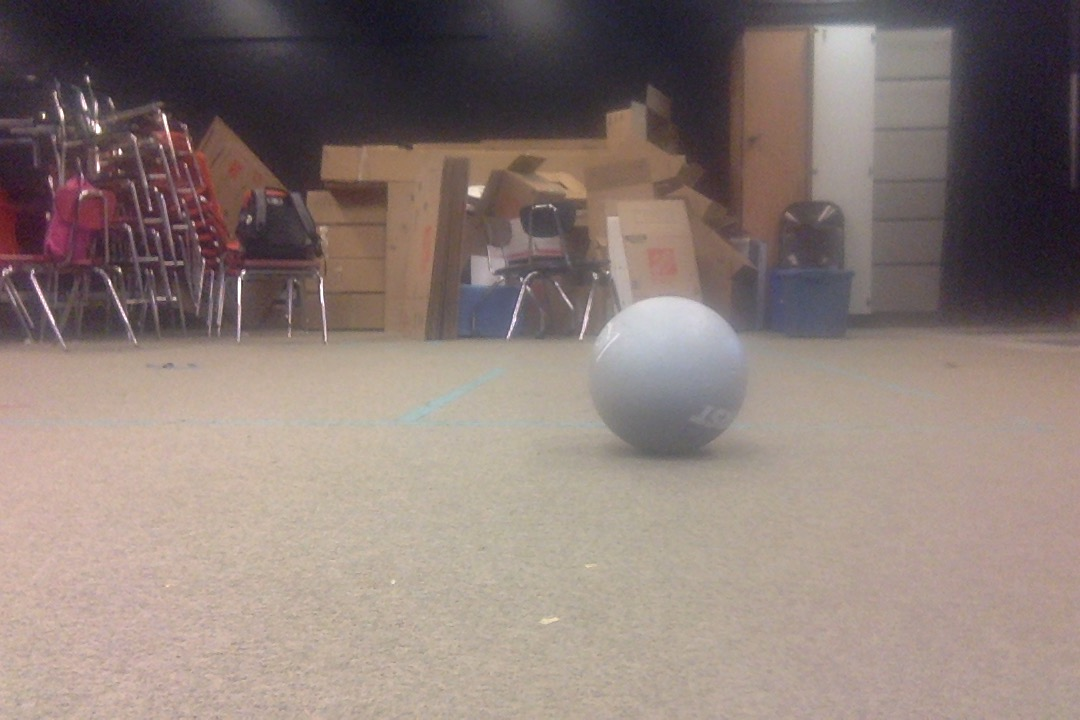
#> input picture Balls/3ball.jpg, 1080 x 720 px
$ python -i Calibration.py   (imports and definitions only)   (older library calls are emulated)
#> lines starting #> are read from the running program, lines starting #| are printed output that depends on the picture; after the words box and inside, x2 and y2 are one past the last pixel; in counts of white or black regions, pixels touching at a corner belong together
#> further down, picture is the input picture: shape (720, 1080, 3); mean B, G, R 119.5, 124.8, 140.2
#By SOHAN VICHARE
#import required libraries and dependencies
from picamera.array import PiRGBArray
from picamera import PiCamera
import time
import numpy as np
import cv2
import cv2.cv as cv
from video import create_capture
from common import clock, draw_str
import itertools as it
import sys
import operator
import time
import glob

def detect(image):
	imgLength = len(image)
#> imgLength = 720
	imgWidth = len(image[0])
#> imgWidth = 1080
	pointAr = [0,0,0]
	img = image
	hsv = cv2.cvtColor(img, cv2.COLOR_BGR2HSV)
#> hsv: shape (720, 1080, 3); mean H, S, V 53.5, 47.2, 141.4
	sensitivity = 0
	lower_color = np.array([5, 120, 150])
	upper_color = np.array([30, 255, 255])
	mask = cv2.inRange(hsv, lower_color, upper_color)
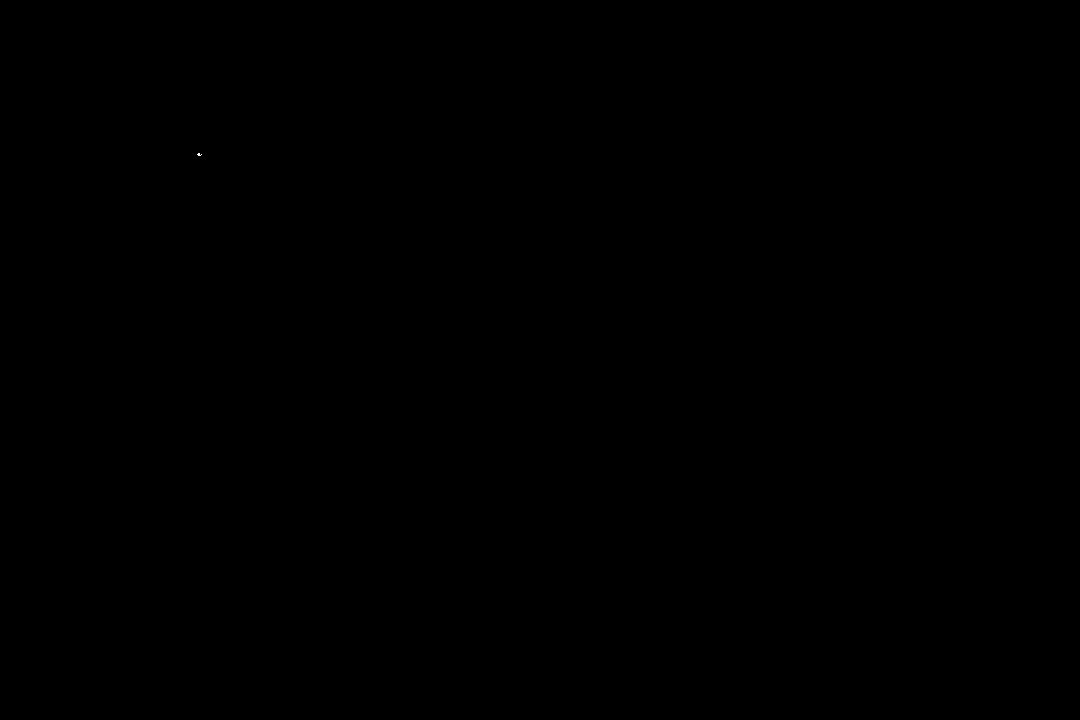
#> mask: shape (720, 1080); 0% white in thin lines or dots, all inside (x1, y1, x2, y2) = (197, 153, 202, 156)
	image = img.copy()
	image = cv2.bitwise_and(image, image, mask=mask)
	gray = cv2.cvtColor(image, cv2.COLOR_HSV2BGR)
	gray = cv2.cvtColor(gray, cv2.COLOR_BGR2GRAY)
#> gray: shape (720, 1080)
	circles = cv2.HoughCircles(gray, cv2.cv.CV_HOUGH_GRADIENT,2 , 100)
#> circles = None
	if circles is not None:
		circles = np.round(circles[0, :]).astype("int")
		rng = 0
		for (x, y, r) in circles:
			cv2.circle(img, (x, y), r, (0, 255, 0), 4)
			cv2.rectangle(img, (x - 5, y - 5), (x + 5, y + 5), (0, 128, 255), -1)
			pointAr = [x,y,r]
	return pointAr


# [2 lines not run here, left out]


# [1 line that did not run here, left out]
# [1 line that did not run here, left out]
# [1 line that did not run here, left out]
# [1 line that did not run here, left out]
# [3 lines not run here, left out]
# [1 line that did not run here, left out]
# [1 line that did not run here, left out]
# [1 line that did not run here, left out]
# [1 line that did not run here, left out]
# [1 line not run here, left out]

>>> import cv2
>>> picture = cv2.imread('Balls/3ball.jpg')
>>> result = detect(picture)
#> result = [0, 0, 0]

$ run again, on Balls/4ball.png
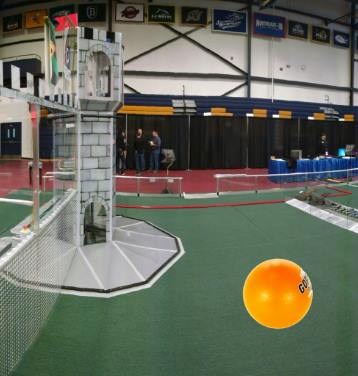
#> input picture Balls/4ball.png, 358 x 376 px
#> picture is the input picture: shape (376, 358, 3); mean B, G, R 93.6, 107, 104.2
#> imgLength = 376
#> imgWidth = 358
#> hsv: shape (376, 358, 3); mean H, S, V 57.5, 61.1, 115.9
#> in detect, `mask = cv2.inRange(hsv, lower_color, upper_color)`:
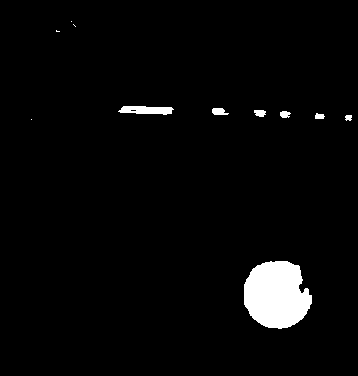
#> mask: shape (376, 358); 3.1% white; 11 white regions (4 under 20 px), largest, box (x1, y1, x2, y2) and area: (244, 261, 312, 329) 3553, (118, 106, 174, 115) 372, (212, 108, 229, 115) 90
#> in detect, `circles = cv2.HoughCircles(gray, cv2.cv.CV_HOUGH_GRADIENT,2 , 100)`: circles = [[273, 295, 29.8]]
#> in detect, `circles = np.round(circles[0, :]).astype("int")`: circles = [[273, 295, 30]]
#> the loop in detect, `for (x, y, r) in circles:` made 1 pass
#> after the loop in detect, `for (x, y, r) in circles:`:
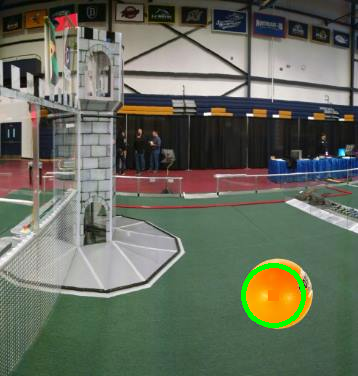
#> img: shape (376, 358, 3); 0.79% of pixels changed, all inside (x1, y1, x2, y2) = (241, 263, 306, 328)
#> result = [273, 295, 30]
